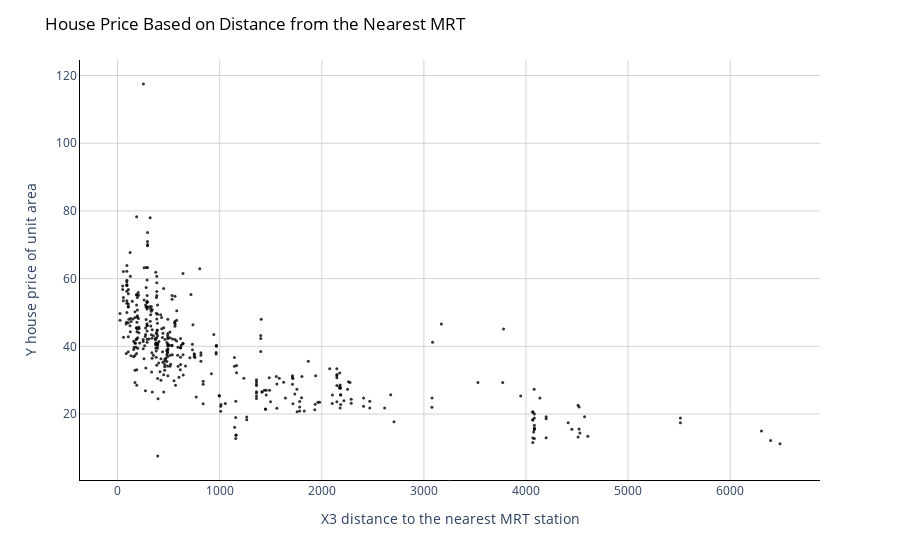

Notebook source saved alongside this figure:
### Markdown cell above
##### Let's create a scatter plot showing the distance from nearest MRT station (independent variable) and house price per unit area (dependent a.k.a. target variable)

### Code cell
# Create a scatter plot
fig = px.scatter(df, x=df['X3 distance to the nearest MRT station'], y=df['Y house price of unit area'], 
                 opacity=0.8, color_discrete_sequence=['black'])

# Change chart background color
fig.update_layout(dict(plot_bgcolor = 'white'))

# Update axes lines
fig.update_xaxes(showgrid=True, gridwidth=1, gridcolor='lightgrey', 
                 zeroline=True, zerolinewidth=1, zerolinecolor='lightgrey', 
                 showline=True, linewidth=1, linecolor='black')

fig.update_yaxes(showgrid=True, gridwidth=1, gridcolor='lightgrey', 
                 zeroline=True, zerolinewidth=1, zerolinecolor='lightgrey', 
                 showline=True, linewidth=1, linecolor='black')

# Set figure title
fig.update_layout(title=dict(text="House Price Based on Distance from the Nearest MRT", 
                             font=dict(color='black')))

# Update marker size
fig.update_traces(marker=dict(size=3))

fig.show()

### Figure 1 — Plotly figure (JSON) as saved in the notebook; plotly's stock layout.template omitted (floating-point values rounded to 4 significant figures; data arrays with more than 128 entries replaced by an {"elided": "..."} marker saying what was removed)
{"data": [{"hovertemplate": "X3 distance to the nearest MRT station=%{x}<br>Y house price of unit area=%{y}<extra></extra>", "legendgroup": "", "marker": {"color": "black", "opacity": 0.8, "size": 3, "symbol": "circle"}, "mode": "markers", "name": "", "orientation": "v", "showlegend": false, "type": "scatter", "x": {"elided": "414 float values"}, "xaxis": "x", "y": {"elided": "414 float values"}, "yaxis": "y"}], "layout": {"legend": {"tracegroupgap": 0}, "margin": {"t": 60}, "plot_bgcolor": "white", "title": {"font": {"color": "black"}, "text": "House Price Based on Distance from the Nearest MRT"}, "xaxis": {"anchor": "y", "domain": [0, 1], "gridcolor": "lightgrey", "gridwidth": 1, "linecolor": "black", "linewidth": 1, "showgrid": true, "showline": true, "title": {"text": "X3 distance to the nearest MRT station"}, "zeroline": true, "zerolinecolor": "lightgrey", "zerolinewidth": 1}, "yaxis": {"anchor": "x", "domain": [0, 1], "gridcolor": "lightgrey", "gridwidth": 1, "linecolor": "black", "linewidth": 1, "showgrid": true, "showline": true, "title": {"text": "Y house price of unit area"}, "zeroline": true, "zerolinecolor": "lightgrey", "zerolinewidth": 1}}}
